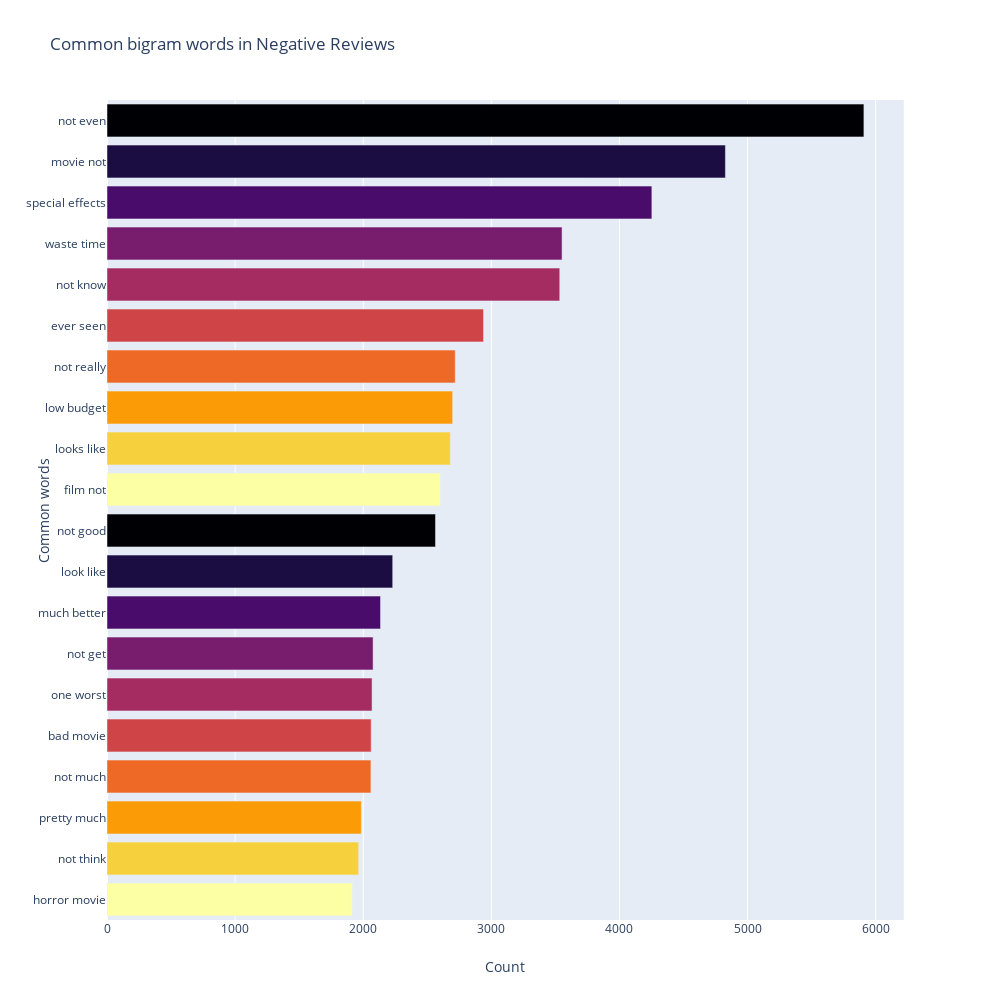

The notebook cell saved with this chart:
### Markdown cell above
![image.png](attachment:image.png)

### Code cell
most_common_word = get_top_text(df['Reviews_clean'][df['Ratings'] <= 4], 20, 2)
most_common_word = dict(most_common_word)

temp = pd.DataFrame(columns=['Common_words', 'Count'])
temp['Common_words'] = list(most_common_word.keys())
temp['Count'] = list(most_common_word.values())

fig = px.bar(temp, x='Count', y='Common_words', title='Common bigram words in Negative Reviews',
             orientation='h', width=1000, height=1000, color='Common_words', labels={'Common_words': 'Common words'}, 
             color_discrete_sequence=px.colors.sequential.Inferno)

fig.update_layout(showlegend=False)
fig.show()

### Figure 1 — Plotly figure (JSON) as saved in the notebook; plotly's stock layout.template omitted (floating-point values rounded to 4 significant figures)
{"data": [{"alignmentgroup": "True", "hoverlabel": {"namelength": 0}, "hovertemplate": "Common words=%{y}<br>Count=%{x}", "legendgroup": "Common words=not even", "marker": {"color": "#000004"}, "name": "Common words=not even", "offsetgroup": "Common words=not even", "orientation": "h", "showlegend": true, "textposition": "auto", "type": "bar", "x": [5908], "xaxis": "x", "y": ["not even"], "yaxis": "y"}, {"alignmentgroup": "True", "hoverlabel": {"namelength": 0}, "hovertemplate": "Common words=%{y}<br>Count=%{x}", "legendgroup": "Common words=movie not", "marker": {"color": "#1b0c41"}, "name": "Common words=movie not", "offsetgroup": "Common words=movie not", "orientation": "h", "showlegend": true, "textposition": "auto", "type": "bar", "x": [4827], "xaxis": "x", "y": ["movie not"], "yaxis": "y"}, {"alignmentgroup": "True", "hoverlabel": {"namelength": 0}, "hovertemplate": "Common words=%{y}<br>Count=%{x}", "legendgroup": "Common words=special effects", "marker": {"color": "#4a0c6b"}, "name": "Common words=special effects", "offsetgroup": "Common words=special effects", "orientation": "h", "showlegend": true, "textposition": "auto", "type": "bar", "x": [4253], "xaxis": "x", "y": ["special effects"], "yaxis": "y"}, {"alignmentgroup": "True", "hoverlabel": {"namelength": 0}, "hovertemplate": "Common words=%{y}<br>Count=%{x}", "legendgroup": "Common words=waste time", "marker": {"color": "#781c6d"}, "name": "Common words=waste time", "offsetgroup": "Common words=waste time", "orientation": "h", "showlegend": true, "textposition": "auto", "type": "bar", "x": [3552], "xaxis": "x", "y": ["waste time"], "yaxis": "y"}, {"alignmentgroup": "True", "hoverlabel": {"namelength": 0}, "hovertemplate": "Common words=%{y}<br>Count=%{x}", "legendgroup": "Common words=not know", "marker": {"color": "#a52c60"}, "name": "Common words=not know", "offsetgroup": "Common words=not know", "orientation": "h", "showlegend": true, "textposition": "auto", "type": "bar", "x": [3534], "xaxis": "x", "y": ["not know"], "yaxis": "y"}, {"alignmentgroup": "True", "hoverlabel": {"namelength": 0}, "hovertemplate": "Common words=%{y}<br>Count=%{x}", "legendgroup": "Common words=ever seen", "marker": {"color": "#cf4446"}, "name": "Common words=ever seen", "offsetgroup": "Common words=ever seen", "orientation": "h", "showlegend": true, "textposition": "auto", "type": "bar", "x": [2939], "xaxis": "x", "y": ["ever seen"], "yaxis": "y"}, {"alignmentgroup": "True", "hoverlabel": {"namelength": 0}, "hovertemplate": "Common words=%{y}<br>Count=%{x}", "legendgroup": "Common words=not really", "marker": {"color": "#ed6925"}, "name": "Common words=not really", "offsetgroup": "Common words=not really", "orientation": "h", "showlegend": true, "textposition": "auto", "type": "bar", "x": [2718], "xaxis": "x", "y": ["not really"], "yaxis": "y"}, {"alignmentgroup": "True", "hoverlabel": {"namelength": 0}, "hovertemplate": "Common words=%{y}<br>Count=%{x}", "legendgroup": "Common words=low budget", "marker": {"color": "#fb9b06"}, "name": "Common words=low budget", "offsetgroup": "Common words=low budget", "orientation": "h", "showlegend": true, "textposition": "auto", "type": "bar", "x": [2698], "xaxis": "x", "y": ["low budget"], "yaxis": "y"}, {"alignmentgroup": "True", "hoverlabel": {"namelength": 0}, "hovertemplate": "Common words=%{y}<br>Count=%{x}", "legendgroup": "Common words=looks like", "marker": {"color": "#f7d13d"}, "name": "Common words=looks like", "offsetgroup": "Common words=looks like", "orientation": "h", "showlegend": true, "textposition": "auto", "type": "bar", "x": [2680], "xaxis": "x", "y": ["looks like"], "yaxis": "y"}, {"alignmentgroup": "True", "hoverlabel": {"namelength": 0}, "hovertemplate": "Common words=%{y}<br>Count=%{x}", "legendgroup": "Common words=film not", "marker": {"color": "#fcffa4"}, "name": "Common words=film not", "offsetgroup": "Common words=film not", "orientation": "h", "showlegend": true, "textposition": "auto", "type": "bar", "x": [2603], "xaxis": "x", "y": ["film not"], "yaxis": "y"}, {"alignmentgroup": "True", "hoverlabel": {"namelength": 0}, "hovertemplate": "Common words=%{y}<br>Count=%{x}", "legendgroup": "Common words=not good", "marker": {"color": "#000004"}, "name": "Common words=not good", "offsetgroup": "Common words=not good", "orientation": "h", "showlegend": true, "textposition": "auto", "type": "bar", "x": [2564], "xaxis": "x", "y": ["not good"], "yaxis": "y"}, {"alignmentgroup": "True", "hoverlabel": {"namelength": 0}, "hovertemplate": "Common words=%{y}<br>Count=%{x}", "legendgroup": "Common words=look like", "marker": {"color": "#1b0c41"}, "name": "Common words=look like", "offsetgroup": "Common words=look like", "orientation": "h", "showlegend": true, "textposition": "auto", "type": "bar", "x": [2230], "xaxis": "x", "y": ["look like"], "yaxis": "y"}, {"alignmentgroup": "True", "hoverlabel": {"namelength": 0}, "hovertemplate": "Common words=%{y}<br>Count=%{x}", "legendgroup": "Common words=much better", "marker": {"color": "#4a0c6b"}, "name": "Common words=much better", "offsetgroup": "Common words=much better", "orientation": "h", "showlegend": true, "textposition": "auto", "type": "bar", "x": [2135], "xaxis": "x", "y": ["much better"], "yaxis": "y"}, {"alignmentgroup": "True", "hoverlabel": {"namelength": 0}, "hovertemplate": "Common words=%{y}<br>Count=%{x}", "legendgroup": "Common words=not get", "marker": {"color": "#781c6d"}, "name": "Common words=not get", "offsetgroup": "Common words=not get", "orientation": "h", "showlegend": true, "textposition": "auto", "type": "bar", "x": [2077], "xaxis": "x", "y": ["not get"], "yaxis": "y"}, {"alignmentgroup": "True", "hoverlabel": {"namelength": 0}, "hovertemplate": "Common words=%{y}<br>Count=%{x}", "legendgroup": "Common words=one worst", "marker": {"color": "#a52c60"}, "name": "Common words=one worst", "offsetgroup": "Common words=one worst", "orientation": "h", "showlegend": true, "textposition": "auto", "type": "bar", "x": [2069], "xaxis": "x", "y": ["one worst"], "yaxis": "y"}, {"alignmentgroup": "True", "hoverlabel": {"namelength": 0}, "hovertemplate": "Common words=%{y}<br>Count=%{x}", "legendgroup": "Common words=bad movie", "marker": {"color": "#cf4446"}, "name": "Common words=bad movie", "offsetgroup": "Common words=bad movie", "orientation": "h", "showlegend": true, "textposition": "auto", "type": "bar", "x": [2062], "xaxis": "x", "y": ["bad movie"], "yaxis": "y"}, {"alignmentgroup": "True", "hoverlabel": {"namelength": 0}, "hovertemplate": "Common words=%{y}<br>Count=%{x}", "legendgroup": "Common words=not much", "marker": {"color": "#ed6925"}, "name": "Common words=not much", "offsetgroup": "Common words=not much", "orientation": "h", "showlegend": true, "textposition": "auto", "type": "bar", "x": [2060], "xaxis": "x", "y": ["not much"], "yaxis": "y"}, {"alignmentgroup": "True", "hoverlabel": {"namelength": 0}, "hovertemplate": "Common words=%{y}<br>Count=%{x}", "legendgroup": "Common words=pretty much", "marker": {"color": "#fb9b06"}, "name": "Common words=pretty much", "offsetgroup": "Common words=pretty much", "orientation": "h", "showlegend": true, "textposition": "auto", "type": "bar", "x": [1985], "xaxis": "x", "y": ["pretty much"], "yaxis": "y"}, {"alignmentgroup": "True", "hoverlabel": {"namelength": 0}, "hovertemplate": "Common words=%{y}<br>Count=%{x}", "legendgroup": "Common words=not think", "marker": {"color": "#f7d13d"}, "name": "Common words=not think", "offsetgroup": "Common words=not think", "orientation": "h", "showlegend": true, "textposition": "auto", "type": "bar", "x": [1964], "xaxis": "x", "y": ["not think"], "yaxis": "y"}, {"alignmentgroup": "True", "hoverlabel": {"namelength": 0}, "hovertemplate": "Common words=%{y}<br>Count=%{x}", "legendgroup": "Common words=horror movie", "marker": {"color": "#fcffa4"}, "name": "Common words=horror movie", "offsetgroup": "Common words=horror movie", "orientation": "h", "showlegend": true, "textposition": "auto", "type": "bar", "x": [1915], "xaxis": "x", "y": ["horror movie"], "yaxis": "y"}], "layout": {"barmode": "relative", "height": 1000, "legend": {"tracegroupgap": 0}, "showlegend": false, "title": {"text": "Common bigram words in Negative Reviews"}, "width": 1000, "xaxis": {"anchor": "y", "domain": [0, 0.98], "title": {"text": "Count"}}, "yaxis": {"anchor": "x", "categoryarray": ["horror movie", "not think", "pretty much", "not much", "bad movie", "one worst", "not get", "much better", "look like", "not good", "film not", "looks like", "low budget", "not really", "ever seen", "not know", "waste time", "special effects", "movie not", "not even"], "categoryorder": "array", "domain": [0, 1], "title": {"text": "Common words"}}}}
